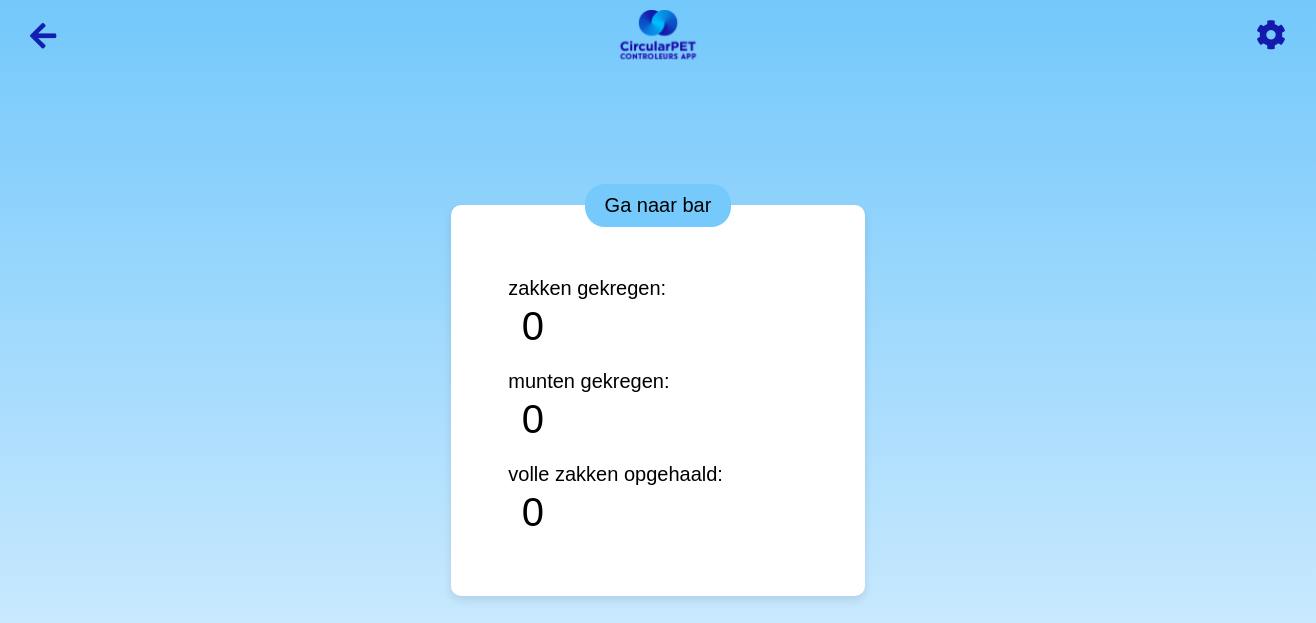
The page /bar/5 on the database as committed earlier.
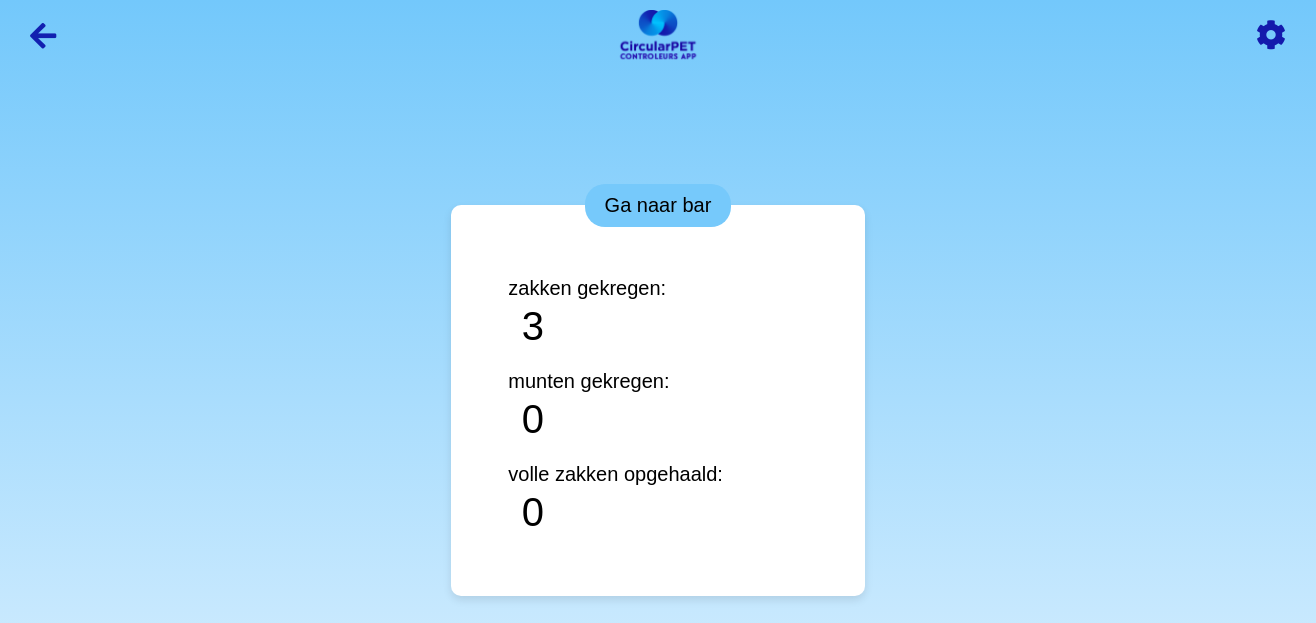
The same page on the database as committed later.
### app.py (models this page shows, shortened)
class Bar(db.Model):
    id = db.Column(db.Integer, primary_key=True)
    zakken_gekregen = db.Column(db.Integer, default=0)
    munten_gekregen = db.Column(db.Integer, default=0)
    volle_zakken_opgehaald = db.Column(db.Integer, default=0)
    url = db.Column(db.String)  # Add this line
    link = db.Column(db.String)  # Add this line
    change_log = db.Column(db.String, default="", nullable=True)
    activity_log = db.relationship('ActivityLog', backref='bar', lazy=True)
    id = db.Column(db.Integer, primary_key=True)
    name = db.Column(db.String(120), unique=True, nullable=False)
    zakken = db.Column(db.Integer, nullable=False, default=0)
    bekers = db.Column(db.Integer, nullable=False, default=0)
    location_id = db.Column(db.Integer, db.ForeignKey('location.id'), nullable=False)
    location = db.relationship('Location', backref=db.backref('bars', lazy=True))

### app.py (the view)
@app.route('/bar/<int:bar_id>', methods=['GET', 'POST'])
def bar(bar_id):
    session['bar_id'] = bar_id  # Store bar_id in session
    bar = Bar.query.get_or_404(bar_id)  # Fetch the specific bar or return 404
    user = User.query.get_or_404(bar.location.users[0].id)  # Fetch the first user of the bar's location
    if request.method == 'POST':
        return redirect(url_for('bar', bar_id=bar_id))
    link = bar.link if bar.link else Bar.query.first().link  # Fallback to the first bar's link if none set.
    return render_template('bar.html', bar=bar, link=link, user=user)

### templates/bar.html (shortened to what this page needs)
<!DOCTYPE html>
<html lang="en">
<head>
    <link rel="stylesheet" href="{{ url_for('static', filename='main.css') }}">
    <link rel="stylesheet" href="https://cdnjs.cloudflare.com/ajax/libs/font-awesome/5.15.3/css/all.min.css">
</head>
<body>
        <img src="{{ url_for('static', filename='logo.png') }}" alt="CircularPET Logo" class="logo2">
        <a href="javascript:history.back()" class="back-button"><i class="fas fa-arrow-left"></i></a>
        <i id="gear-icon" class="fa fa-cog gear-icon-container"></i>
    <div class="cube-container">
        <div class="cube user-cube">
            <a href="{{ bar.link }}" class="btn btn-primary">Ga naar bar</a>
                <form method="POST" style="width: 80%;">
                    <div class="meer">
                        <label  for="zakkenInput">zakken gekregen:</label>
                        <div class="input-group-form">
                            <input type="number" id="zakken_gekregenInput" name="zakken_gekregen"
                                value="{{ bar.zakken_gekregen }}" style=" -moz-appearance: textfield;">
                        </div>
                    </div>
                    <div class="meer">
                        <label  for="muntenInput">munten gekregen:</label>
                        <div class="input-group-form">
                            <input type="number" id="munten_gekregenInput" name="munten_gekregen"
                                value="{{ bar.munten_gekregen }}" style="-moz-appearance: textfield;" >
                        </div>
                    </div>
                    <div class="meer">
                        <label for="volleZakkenInput">volle zakken opgehaald:</label>
                        <div class="input-group-form">
                            <input type="number" id="volle_zakken_opgehaaldInput" name="volle_zakken_opgehaald"
                                value="{{ bar.volle_zakken_opgehaald }}" style=" -moz-appearance: textfield;">
                        </div>
                    </div>
                </form>
            </div>
        </div>
</body>
</html>

Rows that differ between the two databases and show on the page:
changed Bar: zakken_gekregen "0" → "3"
